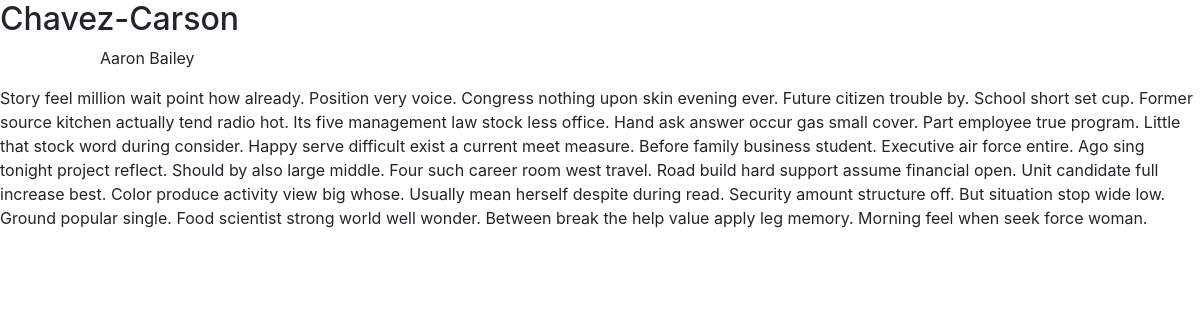
The app's page /post/2/ with its own data.
### post/models.py (models this page shows, shortened)
class Post(models.Model):
    title = models.CharField(max_length=200)
    content = models.CharField(max_length=1000, blank= True )
    pub_time = models.DateTimeField("publish time", default= timezone.now())
    edited_time = models.DateTimeField("Edit time", blank= True, default= timezone.now())
    author = models.ForeignKey(Author, on_delete=models.CASCADE)

class Author(models.Model):
    name = models.CharField(max_length=30)
    dob = models.DateField("Date of Birth")

### post/views.py (the view)
# urls.py: path('<int:post_id>/', v.detail, name = "details"),
def detail(request, post_id):
    post = get_object_or_404(Post.objects.select_related('author'), pk = post_id)
    context = {
        'post': post,
        'title': post.title,
    }
    return render(request, 'posts/details.html', context)

### post/templates/posts/details.html (shortened to what this page needs)
{% extends 'index.html' %}
{% block content %}
    <h2>
        {{ post.title }}
    </h2>
    <p style="margin-left: 100px">
    {{ post.author.name }}
    </p>
    <p>
        {{ post.content }}
    </p>
{% endblock %}

### records on screen
Post: title "Chavez-Carson", author.name "Aaron Bailey", content "Story feel million wait point how already. Position very voice. Congress nothing upon skin evening ever. Future citizen trouble by. School short set cup. Former source kitchen actually tend radio hot. Its five management law stock less office. Hand ask answer occur gas small cover. Part employee true program. Little that stock word during consider. Happy serve difficult exist a current meet measure. Before family business student. Executive air force entire. Ago sing tonight project reflect. Should by also large middle. Four such career room west travel. Road build hard support assume financial open. Unit candidate full increase best. Color produce activity view big whose. Usually mean…"
